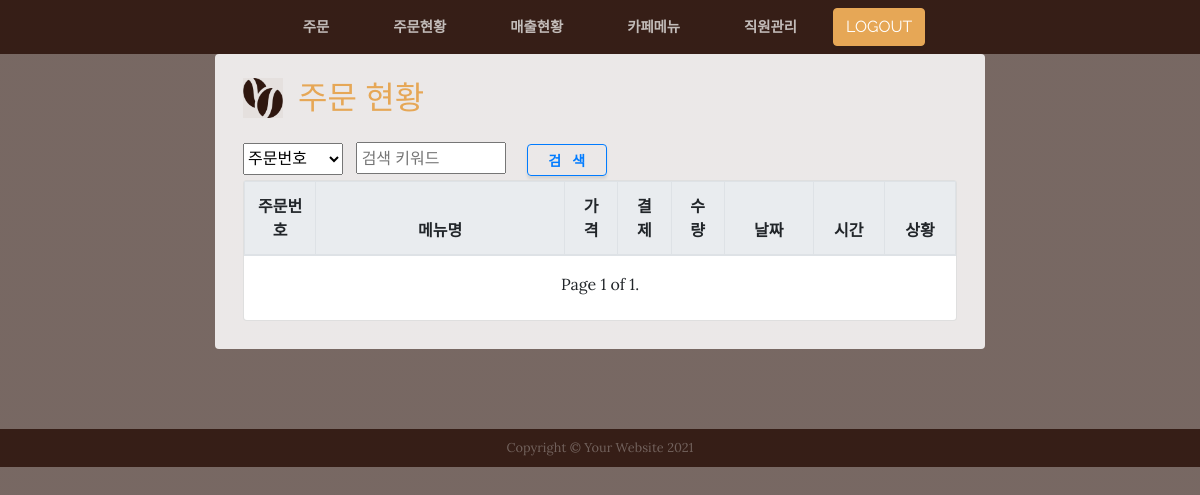
/order_link/R2021021800006, run on an earlier commit of the app's database.
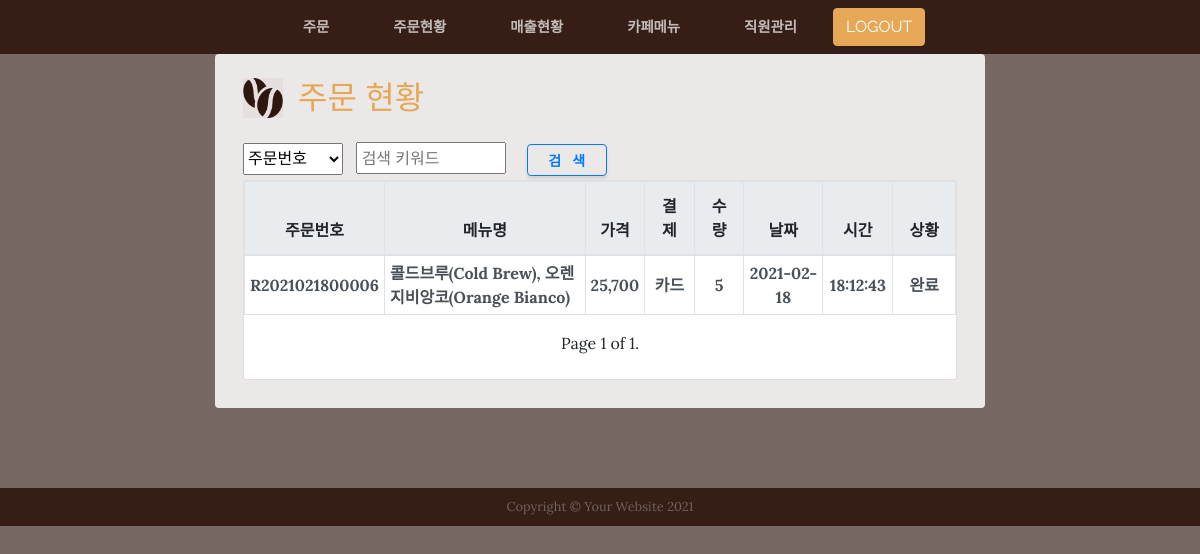
And on a later commit of the database.
### mapleApp/models.py (models this page shows, shortened)
class Order(models.Model):
    orderno = models.CharField(max_length=20, primary_key=True,verbose_name='주문번호')
    orderdate = models.CharField(max_length=10,default='',verbose_name='주문일자(YYYY-MM-DD)')
    ordertime = models.CharField(max_length=10,default='',verbose_name='주문시간(HH:MM:SS)')
    payment = models.CharField(max_length=20, choices=pay_choice,verbose_name='결제구분')
    status = models.CharField(max_length=20, choices=status_choice,verbose_name='완료여부')
    class Meta:
        db_table = 'm_order' #테이블명

### mapleApp/views_order_list.py (the view)
# urls.py: path('order_link/<str:orderno>', views_order_list.order_link, name='order_link'),
def order_link(request,orderno):
    print('#>order_link ')
    order_list = OrderDetail.objects.filter(orderno=orderno).values('orderno').annotate(**details).order_by('-orderno')
    paginator = Paginator(order_list, 7)  # Show 7 contacts per page
    page = request.GET.get('page')
    orders = paginator.get_page(page)
    context = {'orders': orders,}
    return render(request, 'order_list.html', context)

### mapleApp/templates/order_list.html (shortened to what the changed rows need)
{% include 'header.html' %}
{% load static %}
{% load humanize %}
  <section class="page-section about-heading">
    <div class="container-fluid mt-3">
      <div class="about-heading-content">
        <div class="row">
          <div class="col-xs-12 col-sm-8 col-lg-8 mx-auto">
            <div class="bg-faded rounded p-4">
			        <div class="container-fluid h-100 mt-50 mb-50 p-lg-1">
                <div class="card w-100">
                  <div>
                    <div style="width:100%; overflow-y:hidden;">
                    <form id="regForm"  method="post" action="{% url 'change_status' %}"  type="submit"   >
                      <table class="table table-bordered mytable" style="text-align: center;">
                        <thead >
                            <th style="width:10%">주문번호</th>
                            <th style="width:35%">메뉴명</th>
                            <th style="width:7.5%">가격</th>
                            <th style="width:7.5%">결제</th>
                            <th style="width:7.5%">수량</th>
                            <th style="width:12.5%">날짜</th>
                            <th style="width:10%">시간</th>
                            <th style="width:10%">상황</th>
                        </thead>
                        <tbody>
                            {% for order in orders %}
                            <tr >
                                <td>{{ order.orderno }}</td>
                                <td style="text-align:left;">{{ order.menuname }}</td>
                                <td style="text-align:right">{{ order.total_price | intcomma }}</td>
                                {% if order.payment == 'cash' %}
                                <td>현금</td>
                                {% else %}
                                <td>카드</td>
                                {% endif %}
                                <td>{{ order.total_qty }}</td>
                                <td>{{ order.date }}</td>
                                <td>{{ order.time }}</td>
                                {% if order.status == 'ord' %}
                                <td>주문</td>
                                {% elif order.status == 'prep' %}
                                <td>준비중 <button type="button" class=" intro-button btn-sm " name="statusBtn" id="statusBtn"  type="submit"  >완료</button> </td>
                                <input type="hidden"  name="orderno" id="orderno"  value="{{ order.orderno }}">
                                {% else %}
                                <td>완료</td>
                                {% endif %}
                            </tr>
                            {% endfor %}
                        </tbody>
                      </table>
                      </form>
                      <br/>
                    </div>
                  </div>
                </div>
              </div>
            </div>
          </div>
        </div>
      </div>
    </div>
  </section>
{% include 'footer.html' %}

What changed in the data, as far as the page shows it:
added Order: orderno "R2021021800006", menuname "콜드브루(Cold Brew), 오렌지비앙코(Orange Bianco)", total_price "25,700", total_qty "5", date "2021-02-18", time "18:12:43"
